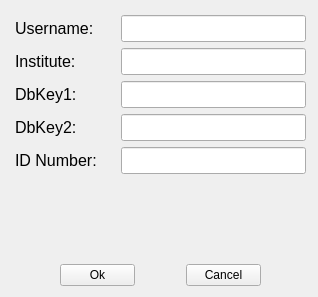
<?xml version="1.0" encoding="UTF-8"?>
<ui version="4.0">
 <class>Configuration</class>
 <widget class="QWidget" name="Configuration">
  <property name="geometry">
   <rect>
    <x>0</x>
    <y>0</y>
    <width>318</width>
    <height>297</height>
   </rect>
  </property>
  <property name="minimumSize">
   <size>
    <width>318</width>
    <height>297</height>
   </size>
  </property>
  <property name="maximumSize">
   <size>
    <width>318</width>
    <height>297</height>
   </size>
  </property>
  <property name="windowTitle">
   <string>Configuration</string>
  </property>
  <property name="windowIcon">
   <iconset>
    <normaloff>../imgs/form.png</normaloff>../imgs/form.png</iconset>
  </property>
  <widget class="QWidget" name="layoutWidget">
   <property name="geometry">
    <rect>
     <x>10</x>
     <y>10</y>
     <width>301</width>
     <height>281</height>
    </rect>
   </property>
   <layout class="QGridLayout" name="gridLayout">
    <property name="leftMargin">
     <number>5</number>
    </property>
    <property name="topMargin">
     <number>5</number>
    </property>
    <property name="rightMargin">
     <number>5</number>
    </property>
    <property name="bottomMargin">
     <number>5</number>
    </property>
    <item row="1" column="0">
     <layout class="QHBoxLayout" name="horizontalLayout_5">
      <item>
       <widget class="QLabel" name="label_9">
        <property name="minimumSize">
         <size>
          <width>100</width>
          <height>0</height>
         </size>
        </property>
        <property name="font">
         <font>
          <pointsize>12</pointsize>
         </font>
        </property>
        <property name="text">
         <string>Institute:</string>
        </property>
       </widget>
      </item>
      <item>
       <widget class="QLineEdit" name="instituteText">
        <property name="font">
         <font>
          <pointsize>12</pointsize>
         </font>
        </property>
        <property name="text">
         <string/>
        </property>
       </widget>
      </item>
     </layout>
    </item>
    <item row="0" column="0">
     <layout class="QHBoxLayout" name="horizontalLayout_6">
      <item>
       <widget class="QLabel" name="label_10">
        <property name="minimumSize">
         <size>
          <width>100</width>
          <height>0</height>
         </size>
        </property>
        <property name="font">
         <font>
          <pointsize>12</pointsize>
         </font>
        </property>
        <property name="text">
         <string>Username:</string>
        </property>
       </widget>
      </item>
      <item>
       <widget class="QLineEdit" name="unText">
        <property name="font">
         <font>
          <pointsize>12</pointsize>
         </font>
        </property>
        <property name="text">
         <string/>
        </property>
       </widget>
      </item>
     </layout>
    </item>
    <item row="3" column="0">
     <layout class="QHBoxLayout" name="horizontalLayout_3">
      <item>
       <widget class="QLabel" name="label_7">
        <property name="minimumSize">
         <size>
          <width>100</width>
          <height>0</height>
         </size>
        </property>
        <property name="font">
         <font>
          <pointsize>12</pointsize>
         </font>
        </property>
        <property name="text">
         <string>DbKey2:</string>
        </property>
       </widget>
      </item>
      <item>
       <widget class="QLineEdit" name="db2Text">
        <property name="font">
         <font>
          <pointsize>12</pointsize>
         </font>
        </property>
        <property name="text">
         <string/>
        </property>
       </widget>
      </item>
     </layout>
    </item>
    <item row="2" column="0">
     <layout class="QHBoxLayout" name="horizontalLayout_4">
      <item>
       <widget class="QLabel" name="label_8">
        <property name="minimumSize">
         <size>
          <width>100</width>
          <height>0</height>
         </size>
        </property>
        <property name="font">
         <font>
          <pointsize>12</pointsize>
         </font>
        </property>
        <property name="text">
         <string>DbKey1:</string>
        </property>
       </widget>
      </item>
      <item>
       <widget class="QLineEdit" name="db1Text">
        <property name="font">
         <font>
          <pointsize>12</pointsize>
         </font>
        </property>
        <property name="text">
         <string/>
        </property>
       </widget>
      </item>
     </layout>
    </item>
    <item row="6" column="0">
     <layout class="QHBoxLayout" name="horizontalLayout">
      <item>
       <widget class="QPushButton" name="btnSaveConfig">
        <property name="maximumSize">
         <size>
          <width>75</width>
          <height>16777215</height>
         </size>
        </property>
        <property name="text">
         <string>Ok</string>
        </property>
       </widget>
      </item>
      <item>
       <widget class="QPushButton" name="btnCancel">
        <property name="maximumSize">
         <size>
          <width>75</width>
          <height>16777215</height>
         </size>
        </property>
        <property name="text">
         <string>Cancel</string>
        </property>
       </widget>
      </item>
     </layout>
    </item>
    <item row="4" column="0">
     <layout class="QHBoxLayout" name="horizontalLayout_2">
      <item>
       <widget class="QLabel" name="label_6">
        <property name="minimumSize">
         <size>
          <width>100</width>
          <height>0</height>
         </size>
        </property>
        <property name="font">
         <font>
          <pointsize>12</pointsize>
         </font>
        </property>
        <property name="text">
         <string>ID Number:</string>
        </property>
       </widget>
      </item>
      <item>
       <widget class="QLineEdit" name="idText">
        <property name="font">
         <font>
          <pointsize>12</pointsize>
         </font>
        </property>
        <property name="text">
         <string/>
        </property>
       </widget>
      </item>
     </layout>
    </item>
    <item row="5" column="0">
     <spacer name="verticalSpacer">
      <property name="orientation">
       <enum>Qt::Vertical</enum>
      </property>
      <property name="sizeHint" stdset="0">
       <size>
        <width>20</width>
        <height>40</height>
       </size>
      </property>
     </spacer>
    </item>
   </layout>
  </widget>
 </widget>
 <resources/>
 <connections/>
</ui>
